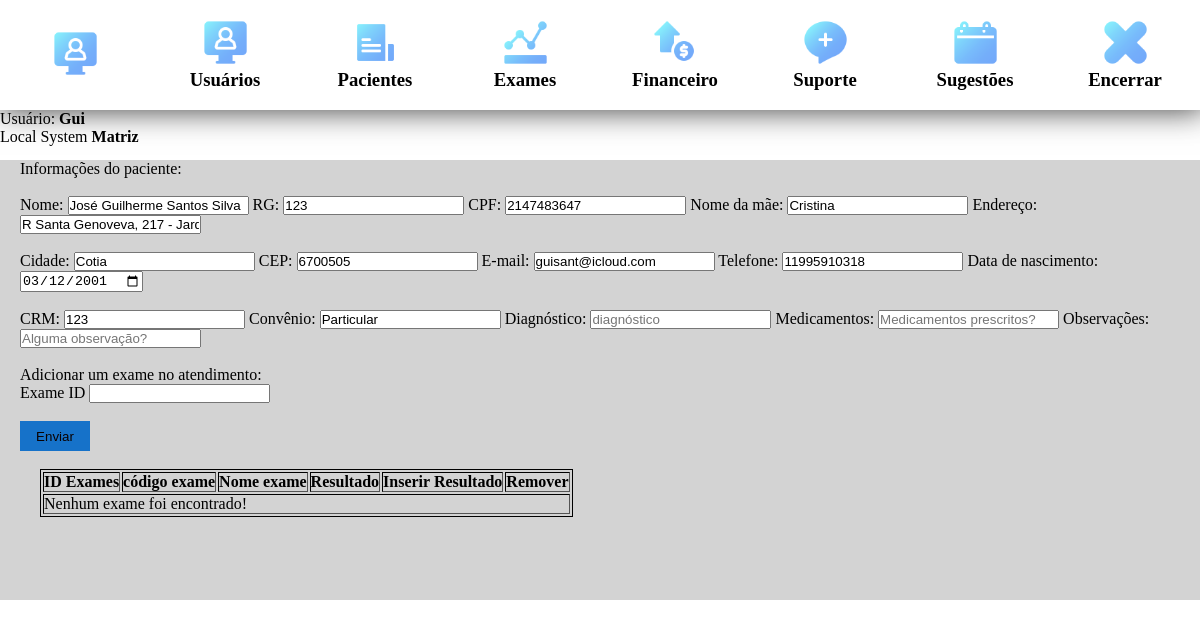
Before: /views/editar_paciente.php?id=23 (signed in) with the older database file.
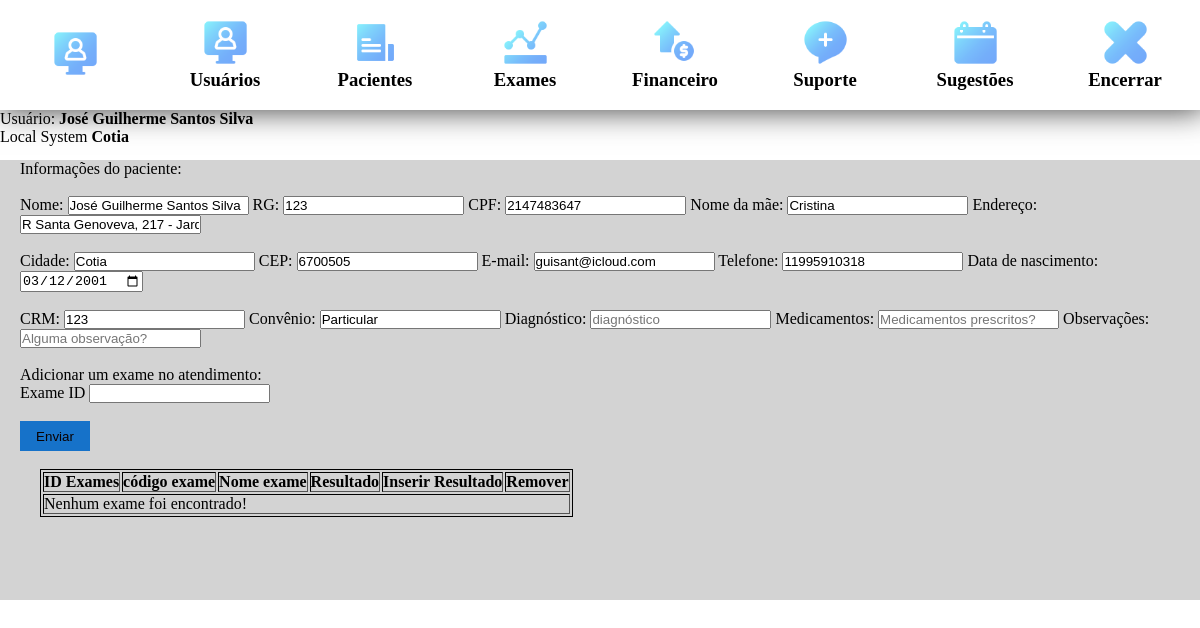
After: the same page with the newer database file.
### tables this page shows
CREATE TABLE `clientes` (
  `id` int(11) NOT NULL,
  `nome` varchar(100) NOT NULL,
  `email` varchar(100) NOT NULL,
  `telefone` varchar(15) DEFAULT NULL,
  `nascimento` date DEFAULT NULL,
  `data` datetime NOT NULL DEFAULT current_timestamp(),
  `senha` longtext NOT NULL,
  `unidade` varchar(50) DEFAULT NULL,
  `assinatura` longtext DEFAULT NULL
);

### Control/SelectFrom.php (called while the page is built, shortened)
<?php
include('../views/conexao.php');
$id = $_SESSION['usuario'];
$sqlcode = "SELECT * FROM clientes WHERE id = '$id'";
$query = $mysqli->query($sqlcode);
$usuario = $query->fetch_assoc();
?>

### views/editar_paciente.php (the view, shortened to what the changed rows need)
<?php
include('../Control/SelectFrom.php');
 ?>
<!DOCTYPE html>
<html lang="en">
<head>
</head>
<link rel="stylesheet" href="../css/index.css">
<link rel="stylesheet" href="../css/button.css">
<body>
    <div class="Bottom_header">
        <p class="white">Usuário: <b><?php echo $usuario['nome']?></b></p>
        <p>Local System <b><?php echo $usuario['unidade']?></b></p>
    </div>
    <div class="container_body">
        <div class="container_son">
            <table border="1px"cellpadding="10">
                <thead>
                    <th>ID Exames</th>
                    <th>código exame</th>
                    <th>Nome exame</th>
                    <th>Resultado</th>
                    <th>Inserir Resultado</th>
                    <th>Remover</th>
                </thead>
            </table>
        </div>
    </div>
</body>
</html>

Changed rows visible on the page:
changed clientes: nome "Gui" → "José Guilherme Santos Silva"; unidade "Matriz" → "Cotia"
